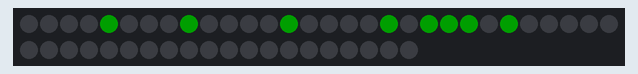
Bench run of a program on a simulated Raspberry Pi Pico running MicroPython. Shown: 50 RGB LEDs in strip order, left to right, continuing on the next row. Dim RGB values are drawn brighter than linear; library files of the repository ran but are not shown: neopixel.py.

Above: at 0.81 s.
At 2.8 s:
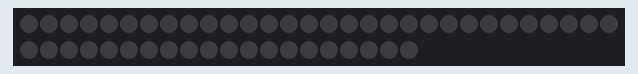
At 5.56 s:
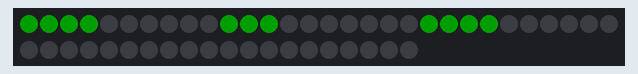
At 7.92 s:
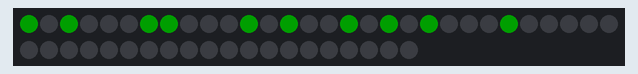
At 10.28 s:
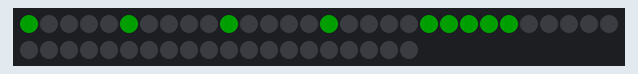
At 17.17 s:
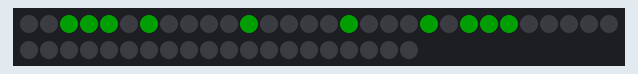

The program:

14._loveMoveRP2040.py
```python
import time
from neopixel import Neopixel

# 네오픽셀의 셀 갯수, PIO상태, 핀번호 정의
numpix = 25
PIO = 0
Pin = 16

# 네오픽셀이 RGB타입일 때 네오픽셀 수, PIO상태, 핀번호, 네오픽셀 타입 순으로 선택, 밝기 지정
strip = Neopixel(numpix, PIO, Pin, "RGB")

# 밝기 설정(0~255)
strip.brightness(30)

# 각 문자의 5x5 매트릭스 정의 ('L', 'O', 'V', 'E')
letters = {
    'L': [
        [1, 0, 0, 0, 0],
        [1, 0, 0, 0, 0],
        [1, 0, 0, 0, 0],
        [1, 0, 0, 0, 0],
        [1, 1, 1, 1, 1],
    ],
    'O': [
        [0, 1, 1, 1, 0],
        [1, 0, 0, 0, 1],
        [1, 0, 0, 0, 1],
        [1, 0, 0, 0, 1],
        [0, 1, 1, 1, 0],
    ],
    'V': [
        [1, 0, 0, 0, 1],
        [1, 0, 0, 0, 1],
        [0, 1, 0, 1, 0],
        [0, 1, 0, 1, 0],
        [0, 0, 1, 0, 0],
    ],
    'E': [
        [1, 1, 1, 1, 1],
        [1, 0, 0, 0, 0],
        [1, 1, 1, 1, 0],
        [1, 0, 0, 0, 0],
        [1, 1, 1, 1, 1],
    ]
}

# 문자를 매트릭스에 출력하는 함수
def display_letter(letter, color, offset_x):
    for y in range(5):
        for x in range(5):
            if 0 <= x + offset_x < 5:  # 매트릭스 범위 내에서만 표시
                if letters[letter][y][x] == 1:
                    strip.set_pixel(y * 5 + (x + offset_x), color)
                else:
                    strip.set_pixel(y * 5 + (x + offset_x), (0, 0, 0))

# 문자열을 흘러가게 하는 함수
def scroll_text(text, color, wait):
    total_length = len(text) * 5  # 전체 문자열의 길이 (각 글자는 5열)

    for offset in range(total_length + 5 + 5):  # 문자열이 완전히 지나갈 때까지 (5는 매트릭스의 넓이)
        clear_matrix()

        current_char_index = (offset // 5) - 1  # 현재 표시할 문자 인덱스 (시작을 오른쪽 끝에서 하기 위해 -1)
        char_offset = offset % 5  # 현재 문자의 x축 오프셋

        if current_char_index >= 0 and current_char_index < len(text):
            display_letter(text[current_char_index], color, -char_offset)

        if current_char_index + 1 < len(text) and char_offset > 0:
            display_letter(text[current_char_index + 1], color, 5 - char_offset)

        strip.show()
        time.sleep(wait)

# 매트릭스 초기화 함수
def clear_matrix():
    for i in range(numpix):
        strip.set_pixel(i, (0, 0, 0))
    strip.show()

# 애니메이션 실행
while True:
    scroll_text("LOVE", (255, 0, 0), 0.1)  # 빨간색 "LOVE" 텍스트, 0.1초 간격으로 이동
```

Measured:
- by itself, everything shown: repeats every 16.1 s, in 125 steps
